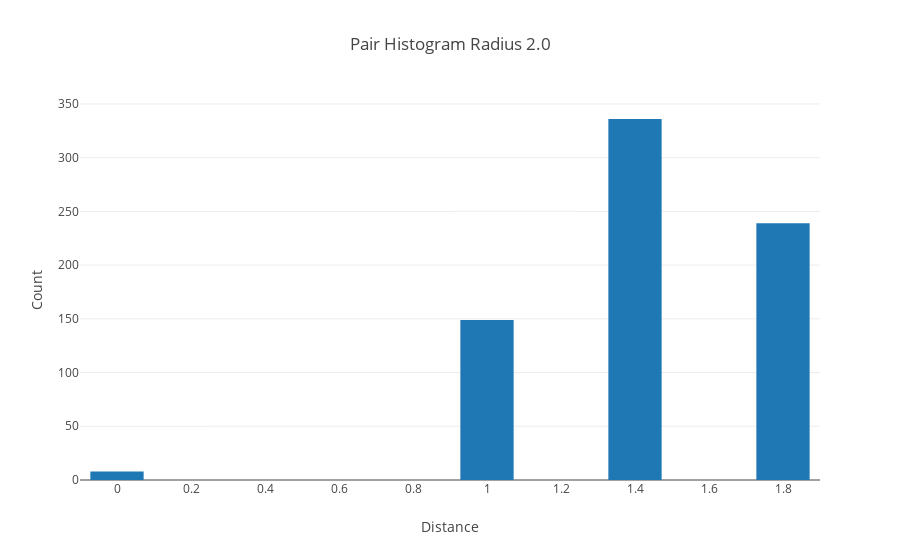
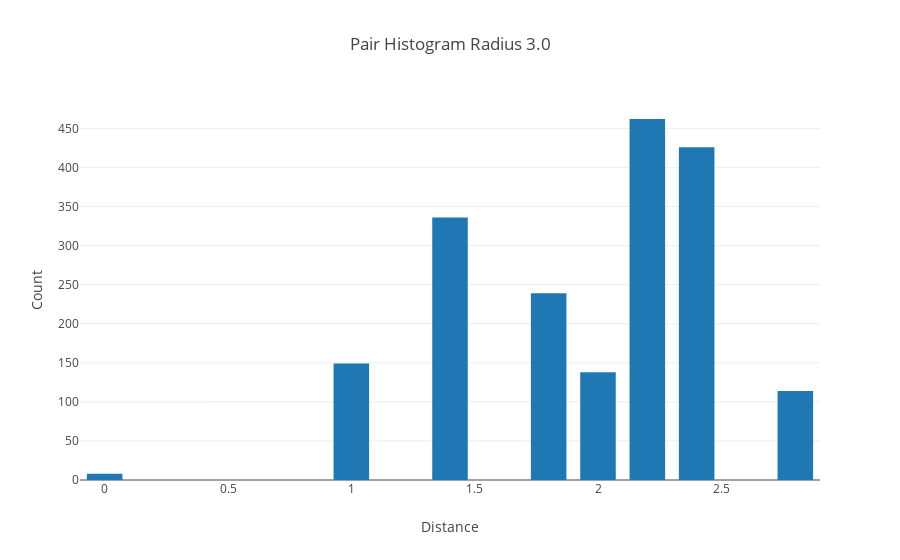
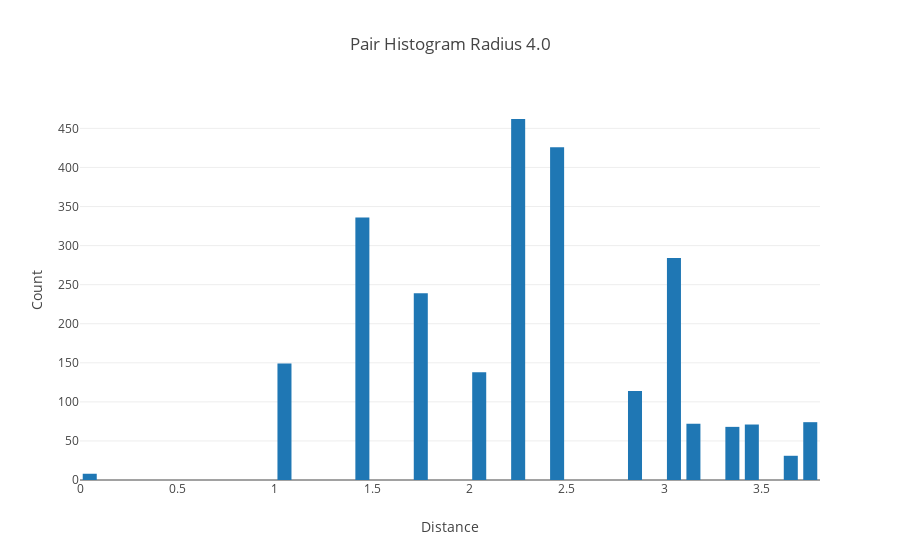

Here is the notebook cell these charts were saved with, in order:
### Markdown cell above
Plot histograms of different radii

### Code cell
for r in  syn_pair_radii:
    before = paired_before[r]
    after = paired_after[r]
    pair_distance = np.sqrt((before['x'] - after['x'])**2 +
                        (before['y'] - after['y'])**2 +
                        (before['z'] - after['z'])**2)
                
    pair_histo = go.Histogram(x=pair_distance,)

    hist_layout = go.Layout(
        title='Pair Histogram Radius {0}'.format(r),
        xaxis=dict(
            title='Distance'
        ),
        yaxis=dict(
            title='Count'
        ),
        bargap=0.2,
        bargroupgap=0.1
    )

    hist_fig = go.Figure(data=[pair_histo], layout=hist_layout)

    py.offline.iplot(hist_fig, filename='pair-distance')

### Figure 1 — Plotly figure (JSON) as saved in the notebook; plotly's stock layout.template omitted (floating-point values rounded to 4 significant figures; data arrays with more than 128 entries replaced by an {"elided": "..."} marker saying what was removed)
{"data": [{"type": "histogram", "x": {"elided": "732 float values"}}], "layout": {"bargap": 0.2, "bargroupgap": 0.1, "title": "Pair Histogram Radius 2.0", "xaxis": {"title": "Distance"}, "yaxis": {"title": "Count"}}}

### Figure 2 — Plotly figure (JSON) as saved in the notebook; plotly's stock layout.template omitted (floating-point values rounded to 4 significant figures; data arrays with more than 128 entries replaced by an {"elided": "..."} marker saying what was removed)
{"data": [{"type": "histogram", "x": {"elided": "1872 float values"}}], "layout": {"bargap": 0.2, "bargroupgap": 0.1, "title": "Pair Histogram Radius 3.0", "xaxis": {"title": "Distance"}, "yaxis": {"title": "Count"}}}

### Figure 3 — Plotly figure (JSON) as saved in the notebook; plotly's stock layout.template omitted (floating-point values rounded to 4 significant figures; data arrays with more than 128 entries replaced by an {"elided": "..."} marker saying what was removed)
{"data": [{"type": "histogram", "x": {"elided": "2472 float values"}}], "layout": {"bargap": 0.2, "bargroupgap": 0.1, "title": "Pair Histogram Radius 4.0", "xaxis": {"title": "Distance"}, "yaxis": {"title": "Count"}}}
